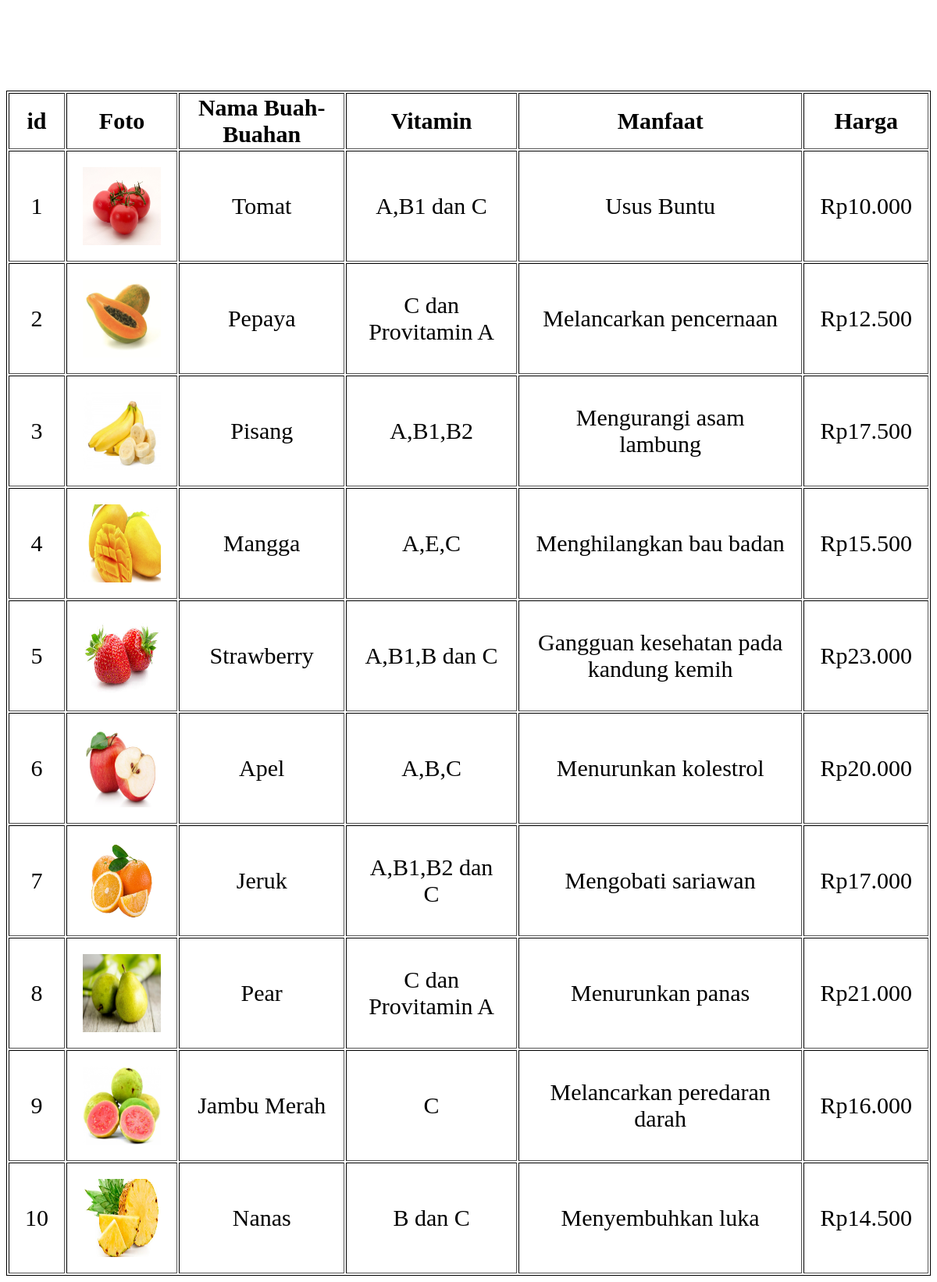
Page /Latihan6d/index.php on the committed database.
### tables this page shows
CREATE TABLE `buah` (
  `id` int(11) NOT NULL,
  `Foto` varchar(100) NOT NULL,
  `nama` varchar(100) NOT NULL,
  `Vitamin` varchar(100) NOT NULL,
  `Manfaat` varchar(100) NOT NULL,
  `Harga` varchar(100) NOT NULL
);

### Latihan6d/php/functions.php (called while the page is built, shortened)
<?php
function koneksi()
{
    $conn = mysqli_connect("localhost", "root", "") or die("koneksi ke DB gagal");
    mysqli_select_db($conn, "tubes_193040087") or die("Database Salah");
    return $conn;
}
function query($sql)
{
    $conn = koneksi();
    $result = mysqli_query($conn, "$sql");
    while ($row = mysqli_fetch_assoc($result)) {
        $rows[] = $row;
    }
    return $rows;
}
?>

### Latihan6d/index.php (the view, shortened to what this page needs)
<?php
    require 'php/functions.php';
    $buah = query("SELECT * FROM buah")
?>
<html>
<head>
</head>
<body>
    <h3>Buah</h3>
    <div class="container">
        <table border="1px">
            <tr>
                <th>id</th>
                <th>Foto</th>
                <th>Nama Buah-Buahan</th>
                <th>Vitamin</th>
                <th>Manfaat</th>
                <th>Harga</th>
            </tr>
            <?php foreach ($buah as $b) : ?>
                <tr>
                    <td><?= $b["id"]; ?></td>
                    <td><img src="assets/img/<?= $b['Foto']; ?>"></td>
                    <td><?= $b["nama"]; ?></td>
                    <td><?= $b["Vitamin"]; ?></td>
                    <td><?= $b["Manfaat"]; ?></td>
                    <td><?= $b["Harga"]; ?></td>
                </tr>
            <?php endforeach; ?>
        </table>
    </div>
</body>
</html>

### Latihan6d/index.php (style rules this page uses)
table { background-color: white; border: 1px solid black; text-align: center; font-size: 30px; }
td { padding: 20px; }
h3 { text-align: center; font-size: 50px; color: white; }
td img { width: 100px; height: 100px; }

### rows in the picture
buah: id "1", Foto (picture), nama "Tomat", Vitamin "A,B1 dan C", Manfaat "Usus Buntu", Harga "Rp10.000"
buah: id "2", Foto (picture), nama "Pepaya", Vitamin "C dan Provitamin A", Manfaat "Melancarkan pencernaan", Harga "Rp12.500"
buah: id "3", Foto (picture), nama "Pisang", Vitamin "A,B1,B2", Manfaat "Mengurangi asam lambung", Harga "Rp17.500"
buah: id "4", Foto (picture), nama "Mangga", Vitamin "A,E,C", Manfaat "Menghilangkan bau badan", Harga "Rp15.500"
buah: id "5", Foto (picture), nama "Strawberry", Vitamin "A,B1,B dan C", Manfaat "Gangguan kesehatan pada kandung kemih", Harga "Rp23.000"
buah: id "6", Foto (picture), nama "Apel", Vitamin "A,B,C", Manfaat "Menurunkan kolestrol", Harga "Rp20.000"
buah: id "7", Foto (picture), nama "Jeruk", Vitamin "A,B1,B2 dan C", Manfaat "Mengobati sariawan", Harga "Rp17.000"
buah: id "8", Foto (picture), nama "Pear", Vitamin "C dan Provitamin A", Manfaat "Menurunkan panas", Harga "Rp21.000"
buah: id "9", Foto (picture), nama "Jambu Merah", Vitamin "C", Manfaat "Melancarkan peredaran darah", Harga "Rp16.000"
buah: id "10", Foto (picture), nama "Nanas", Vitamin "B dan C", Manfaat "Menyembuhkan luka", Harga "Rp14.500"
